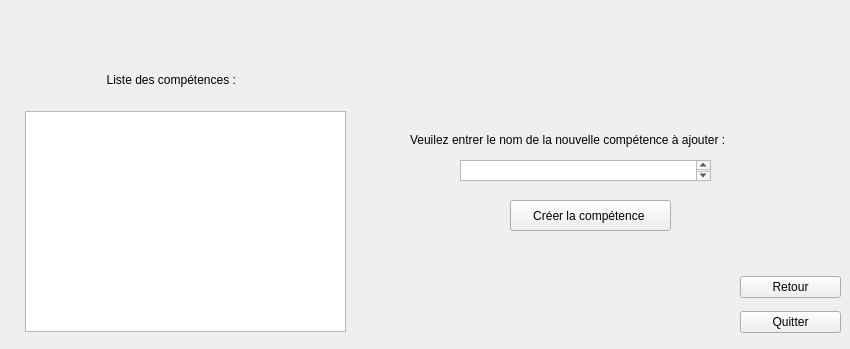
    <widget class="QWidget" name="page_19">
     <widget class="QLabel" name="label_40">
      <property name="geometry">
       <rect>
        <x>410</x>
        <y>130</y>
        <width>361</width>
        <height>20</height>
       </rect>
      </property>
      <property name="text">
       <string>Veuilez entrer le nom de la nouvelle compétence à ajouter :</string>
      </property>
     </widget>
     <widget class="QTextEdit" name="textEdit_9">
      <property name="geometry">
       <rect>
        <x>460</x>
        <y>160</y>
        <width>251</width>
        <height>21</height>
       </rect>
      </property>
     </widget>
     <widget class="QWidget" name="verticalLayoutWidget_25">
      <property name="geometry">
       <rect>
        <x>740</x>
        <y>269</y>
        <width>101</width>
        <height>71</height>
       </rect>
      </property>
      <layout class="QVBoxLayout" name="verticalLayout_25">
       <item>
        <widget class="QPushButton" name="pushButton_59">
         <property name="text">
          <string>Retour</string>
         </property>
        </widget>
       </item>
       <item>
        <widget class="QPushButton" name="pushButton_60">
         <property name="text">
          <string>Quitter</string>
         </property>
        </widget>
       </item>
      </layout>
     </widget>
     <widget class="QPushButton" name="pushButton_61">
      <property name="geometry">
       <rect>
        <x>510</x>
        <y>200</y>
        <width>161</width>
        <height>31</height>
       </rect>
      </property>
      <property name="text">
       <string>Créer la compétence </string>
      </property>
     </widget>
     <widget class="QTextBrowser" name="textBrowser_16">
      <property name="geometry">
       <rect>
        <x>25</x>
        <y>111</y>
        <width>321</width>
        <height>221</height>
       </rect>
      </property>
     </widget>
     <widget class="QLabel" name="label_47">
      <property name="geometry">
       <rect>
        <x>60</x>
        <y>70</y>
        <width>241</width>
        <height>20</height>
       </rect>
      </property>
      <property name="text">
       <string>              Liste des compétences :</string>
      </property>
     </widget>
     <widget class="QLabel" name="label_48">
      <property name="geometry">
       <rect>
        <x>450</x>
        <y>240</y>
        <width>291</width>
        <height>20</height>
       </rect>
      </property>
      <property name="text">
       <string/>
      </property>
     </widget>
    </widget>
